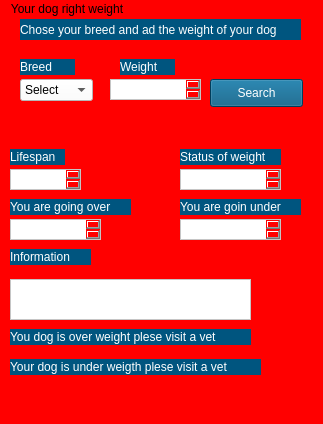
<?xml version="1.0" encoding="UTF-8"?>
<ui version="4.0">
 <class>MainWindow</class>
 <widget class="QMainWindow" name="MainWindow">
  <property name="geometry">
   <rect>
    <x>0</x>
    <y>0</y>
    <width>323</width>
    <height>424</height>
   </rect>
  </property>
  <property name="windowTitle">
   <string>MainWindow</string>
  </property>
  <property name="autoFillBackground">
   <bool>false</bool>
  </property>
  <property name="styleSheet">
   <string notr="true">background-color: rgb(255, 0, 0);
font: 10pt &quot;MS Shell Dlg 2&quot;;
font: 10pt &quot;MS Shell Dlg 2&quot;;
selection-color: rgb(85, 170, 255);
gridline-color: rgb(0, 0, 0);</string>
  </property>
  <widget class="QWidget" name="centralwidget">
   <widget class="QComboBox" name="combo_bread">
    <property name="geometry">
     <rect>
      <x>20</x>
      <y>60</y>
      <width>73</width>
      <height>22</height>
     </rect>
    </property>
    <property name="acceptDrops">
     <bool>true</bool>
    </property>
    <property name="autoFillBackground">
     <bool>false</bool>
    </property>
    <property name="styleSheet">
     <string notr="true">background-color: rgb(255, 255, 255);
color: rgb(0, 0, 0);</string>
    </property>
    <item>
     <property name="text">
      <string>Select</string>
     </property>
    </item>
    <item>
     <property name="text">
      <string>Labrador Retriever</string>
     </property>
    </item>
    <item>
     <property name="text">
      <string>Bulldog</string>
     </property>
    </item>
    <item>
     <property name="text">
      <string>German Shepherd	</string>
     </property>
    </item>
    <item>
     <property name="text">
      <string>Chihuahua</string>
     </property>
    </item>
    <item>
     <property name="text">
      <string>Poodle</string>
     </property>
    </item>
    <item>
     <property name="text">
      <string>Saint Berbard</string>
     </property>
    </item>
    <item>
     <property name="text">
      <string>Pomeranian</string>
     </property>
    </item>
   </widget>
   <widget class="QLabel" name="label_Weight">
    <property name="geometry">
     <rect>
      <x>120</x>
      <y>40</y>
      <width>55</width>
      <height>16</height>
     </rect>
    </property>
    <property name="styleSheet">
     <string notr="true">background-color: rgb(0, 85, 127);
color: rgb(255, 255, 255);</string>
    </property>
    <property name="text">
     <string>Weight</string>
    </property>
   </widget>
   <widget class="QTextEdit" name="text_weight">
    <property name="geometry">
     <rect>
      <x>110</x>
      <y>60</y>
      <width>91</width>
      <height>21</height>
     </rect>
    </property>
    <property name="font">
     <font>
      <family>MS Shell Dlg 2</family>
      <pointsize>10</pointsize>
      <weight>50</weight>
      <italic>false</italic>
      <bold>false</bold>
     </font>
    </property>
    <property name="styleSheet">
     <string notr="true">background-color: rgb(255, 255, 255);
color: rgb(0, 0, 0);</string>
    </property>
    <property name="html">
     <string>&lt;!DOCTYPE HTML PUBLIC &quot;-//W3C//DTD HTML 4.0//EN&quot; &quot;http://www.w3.org/TR/REC-html40/strict.dtd&quot;&gt;
&lt;html&gt;&lt;head&gt;&lt;meta name=&quot;qrichtext&quot; content=&quot;1&quot; /&gt;&lt;style type=&quot;text/css&quot;&gt;
p, li { white-space: pre-wrap; }
&lt;/style&gt;&lt;/head&gt;&lt;body style=&quot; font-family:'MS Shell Dlg 2'; font-size:10pt; font-weight:400; font-style:normal;&quot;&gt;
&lt;p style=&quot;-qt-paragraph-type:empty; margin-top:0px; margin-bottom:0px; margin-left:0px; margin-right:0px; -qt-block-indent:0; text-indent:0px;&quot;&gt;&lt;br /&gt;&lt;/p&gt;&lt;/body&gt;&lt;/html&gt;</string>
    </property>
   </widget>
   <widget class="QLabel" name="label_title">
    <property name="geometry">
     <rect>
      <x>20</x>
      <y>0</y>
      <width>281</width>
      <height>21</height>
     </rect>
    </property>
    <property name="styleSheet">
     <string notr="true">color: rgb(0, 0, 0);
color: rgb(255, 255, 255);
background-color: rgb(0, 85, 127);</string>
    </property>
    <property name="text">
     <string>Chose your breed and ad the weight of your dog </string>
    </property>
   </widget>
   <widget class="QPushButton" name="pushButton">
    <property name="geometry">
     <rect>
      <x>210</x>
      <y>60</y>
      <width>93</width>
      <height>28</height>
     </rect>
    </property>
    <property name="styleSheet">
     <string notr="true">color: rgb(255, 255, 255);
background-color: rgb(0, 85, 127);</string>
    </property>
    <property name="text">
     <string>Search</string>
    </property>
   </widget>
   <widget class="QTextBrowser" name="textBrowser">
    <property name="geometry">
     <rect>
      <x>10</x>
      <y>260</y>
      <width>241</width>
      <height>41</height>
     </rect>
    </property>
    <property name="styleSheet">
     <string notr="true">background-color: rgb(255, 255, 255);
color: rgb(0, 0, 0);
border-color: rgb(0, 0, 0);</string>
    </property>
   </widget>
   <widget class="QLabel" name="label_information">
    <property name="geometry">
     <rect>
      <x>10</x>
      <y>230</y>
      <width>81</width>
      <height>16</height>
     </rect>
    </property>
    <property name="styleSheet">
     <string notr="true">background-color: rgb(0, 85, 127);
color: rgb(255, 255, 255);</string>
    </property>
    <property name="text">
     <string>Information</string>
    </property>
   </widget>
   <widget class="QLabel" name="label_life">
    <property name="geometry">
     <rect>
      <x>10</x>
      <y>130</y>
      <width>55</width>
      <height>16</height>
     </rect>
    </property>
    <property name="styleSheet">
     <string notr="true">background-color: rgb(0, 85, 127);
color: rgb(255, 255, 255);</string>
    </property>
    <property name="text">
     <string>Lifespan</string>
    </property>
   </widget>
   <widget class="QTextBrowser" name="text_lifespan">
    <property name="geometry">
     <rect>
      <x>10</x>
      <y>150</y>
      <width>71</width>
      <height>21</height>
     </rect>
    </property>
    <property name="styleSheet">
     <string notr="true">background-color: rgb(255, 255, 255);
color: rgb(0, 0, 0);</string>
    </property>
    <property name="html">
     <string>&lt;!DOCTYPE HTML PUBLIC &quot;-//W3C//DTD HTML 4.0//EN&quot; &quot;http://www.w3.org/TR/REC-html40/strict.dtd&quot;&gt;
&lt;html&gt;&lt;head&gt;&lt;meta name=&quot;qrichtext&quot; content=&quot;1&quot; /&gt;&lt;style type=&quot;text/css&quot;&gt;
p, li { white-space: pre-wrap; }
&lt;/style&gt;&lt;/head&gt;&lt;body style=&quot; font-family:'MS Shell Dlg 2'; font-size:10pt; font-weight:400; font-style:normal;&quot;&gt;
&lt;p style=&quot;-qt-paragraph-type:empty; margin-top:0px; margin-bottom:0px; margin-left:0px; margin-right:0px; -qt-block-indent:0; text-indent:0px;&quot;&gt;&lt;br /&gt;&lt;/p&gt;&lt;/body&gt;&lt;/html&gt;</string>
    </property>
   </widget>
   <widget class="QLabel" name="label_status_weight">
    <property name="geometry">
     <rect>
      <x>180</x>
      <y>130</y>
      <width>101</width>
      <height>16</height>
     </rect>
    </property>
    <property name="styleSheet">
     <string notr="true">background-color: rgb(0, 85, 127);
color: rgb(255, 255, 255);</string>
    </property>
    <property name="text">
     <string>Status of weight</string>
    </property>
   </widget>
   <widget class="QTextBrowser" name="text_status_weight">
    <property name="geometry">
     <rect>
      <x>180</x>
      <y>150</y>
      <width>101</width>
      <height>21</height>
     </rect>
    </property>
    <property name="styleSheet">
     <string notr="true">background-color: rgb(255, 255, 255);</string>
    </property>
    <property name="html">
     <string>&lt;!DOCTYPE HTML PUBLIC &quot;-//W3C//DTD HTML 4.0//EN&quot; &quot;http://www.w3.org/TR/REC-html40/strict.dtd&quot;&gt;
&lt;html&gt;&lt;head&gt;&lt;meta name=&quot;qrichtext&quot; content=&quot;1&quot; /&gt;&lt;style type=&quot;text/css&quot;&gt;
p, li { white-space: pre-wrap; }
&lt;/style&gt;&lt;/head&gt;&lt;body style=&quot; font-family:'MS Shell Dlg 2'; font-size:10pt; font-weight:400; font-style:normal;&quot;&gt;
&lt;p style=&quot;-qt-paragraph-type:empty; margin-top:0px; margin-bottom:0px; margin-left:0px; margin-right:0px; -qt-block-indent:0; text-indent:0px;&quot;&gt;&lt;br /&gt;&lt;/p&gt;&lt;/body&gt;&lt;/html&gt;</string>
    </property>
   </widget>
   <widget class="QLabel" name="label_goingOver">
    <property name="geometry">
     <rect>
      <x>10</x>
      <y>180</y>
      <width>121</width>
      <height>16</height>
     </rect>
    </property>
    <property name="styleSheet">
     <string notr="true">background-color: rgb(0, 85, 127);
color: rgb(255, 255, 255);</string>
    </property>
    <property name="text">
     <string>You are going over</string>
    </property>
   </widget>
   <widget class="QTextBrowser" name="text_goinover">
    <property name="geometry">
     <rect>
      <x>10</x>
      <y>200</y>
      <width>91</width>
      <height>21</height>
     </rect>
    </property>
    <property name="styleSheet">
     <string notr="true">background-color: rgb(255, 255, 255);
color: rgb(255, 255, 255);</string>
    </property>
   </widget>
   <widget class="QLabel" name="label_goinunder">
    <property name="geometry">
     <rect>
      <x>180</x>
      <y>180</y>
      <width>121</width>
      <height>16</height>
     </rect>
    </property>
    <property name="styleSheet">
     <string notr="true">background-color: rgb(0, 85, 127);
color: rgb(255, 255, 255);</string>
    </property>
    <property name="text">
     <string>You are goin under</string>
    </property>
   </widget>
   <widget class="QTextBrowser" name="text_goinunder">
    <property name="geometry">
     <rect>
      <x>180</x>
      <y>200</y>
      <width>101</width>
      <height>21</height>
     </rect>
    </property>
    <property name="styleSheet">
     <string notr="true">background-color: rgb(255, 255, 255);
color: rgb(0, 0, 0);</string>
    </property>
   </widget>
   <widget class="QLabel" name="label_resulr_overweight">
    <property name="geometry">
     <rect>
      <x>10</x>
      <y>310</y>
      <width>241</width>
      <height>16</height>
     </rect>
    </property>
    <property name="styleSheet">
     <string notr="true">background-color: rgb(0, 85, 127);
color: rgb(255, 255, 255);</string>
    </property>
    <property name="text">
     <string>You dog is over weight plese visit a vet</string>
    </property>
   </widget>
   <widget class="QLabel" name="label_result_underweight">
    <property name="geometry">
     <rect>
      <x>10</x>
      <y>340</y>
      <width>251</width>
      <height>16</height>
     </rect>
    </property>
    <property name="styleSheet">
     <string notr="true">background-color: rgb(0, 85, 127);
color: rgb(255, 255, 255);</string>
    </property>
    <property name="text">
     <string>Your dog is under weigth plese visit a vet</string>
    </property>
   </widget>
   <widget class="QLabel" name="label_breed">
    <property name="geometry">
     <rect>
      <x>20</x>
      <y>40</y>
      <width>55</width>
      <height>16</height>
     </rect>
    </property>
    <property name="styleSheet">
     <string notr="true">background-color: rgb(0, 85, 127);
color: rgb(255, 255, 255);</string>
    </property>
    <property name="text">
     <string>Breed</string>
    </property>
   </widget>
  </widget>
  <widget class="QMenuBar" name="menubar">
   <property name="geometry">
    <rect>
     <x>0</x>
     <y>0</y>
     <width>323</width>
     <height>27</height>
    </rect>
   </property>
   <widget class="QMenu" name="menuyuot_dog_right_weight">
    <property name="title">
     <string>Your dog right weight</string>
    </property>
   </widget>
   <addaction name="menuyuot_dog_right_weight"/>
  </widget>
  <widget class="QStatusBar" name="statusbar"/>
 </widget>
 <resources/>
 <connections/>
</ui>
